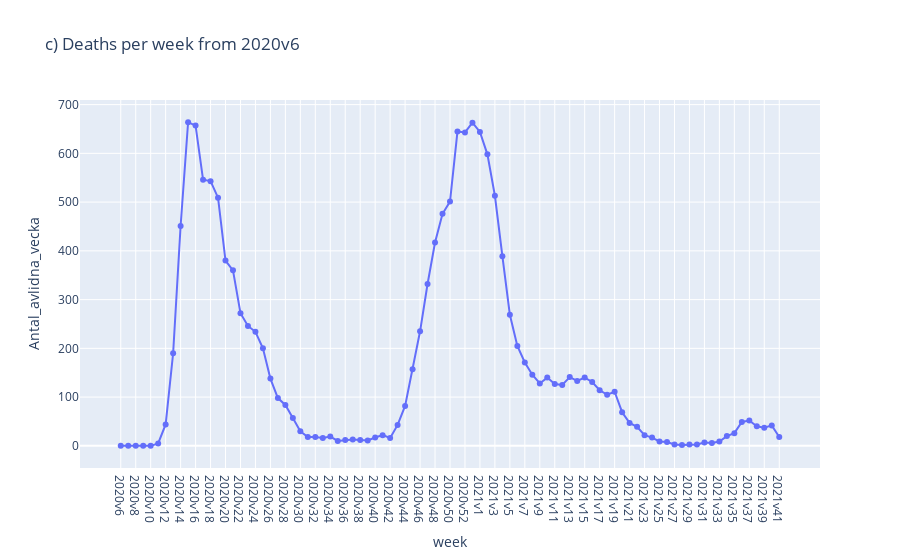

Notebook source saved alongside this figure:
### Code cell
px_line(x="Vecka", y="Antal_avlidna_vecka",title="c) Deaths per week from 2020v6")

### Figure 1 — Plotly figure (JSON) as saved in the notebook; plotly's stock layout.template omitted (floating-point values rounded to 4 significant figures)
{"data": [{"hovertemplate": "week=%{x}<br>Antal_avlidna_vecka=%{y}<extra></extra>", "legendgroup": "", "line": {"color": "#636efa", "dash": "solid"}, "marker": {"symbol": "circle"}, "mode": "markers+lines", "name": "", "orientation": "v", "showlegend": false, "type": "scatter", "x": ["2020v6", "2020v7", "2020v8", "2020v9", "2020v10", "2020v11", "2020v12", "2020v13", "2020v14", "2020v15", "2020v16", "2020v17", "2020v18", "2020v19", "2020v20", "2020v21", "2020v22", "2020v23", "2020v24", "2020v25", "2020v26", "2020v27", "2020v28", "2020v29", "2020v30", "2020v31", "2020v32", "2020v33", "2020v34", "2020v35", "2020v36", "2020v37", "2020v38", "2020v39", "2020v40", "2020v41", "2020v42", "2020v43", "2020v44", "2020v45", "2020v46", "2020v47", "2020v48", "2020v49", "2020v50", "2020v51", "2020v52", "2020v53", "2021v1", "2021v2", "2021v3", "2021v4", "2021v5", "2021v6", "2021v7", "2021v8", "2021v9", "2021v10", "2021v11", "2021v12", "2021v13", "2021v14", "2021v15", "2021v16", "2021v17", "2021v18", "2021v19", "2021v20", "2021v21", "2021v22", "2021v23", "2021v24", "2021v25", "2021v26", "2021v27", "2021v28", "2021v29", "2021v30", "2021v31", "2021v32", "2021v33", "2021v34", "2021v35", "2021v36", "2021v37", "2021v38", "2021v39", "2021v40", "2021v41"], "xaxis": "x", "y": [0, 0, 0, 0, 0, 5, 44, 190, 451, 664, 657, 546, 543, 509, 380, 360, 272, 246, 234, 200, 138, 98, 84, 57, 30, 18, 18, 16, 19, 10, 12, 13, 12, 11, 17, 22, 16, 43, 82, 157, 235, 332, 417, 476, 501, 645, 643, 663, 644, 598, 513, 389, 269, 205, 171, 146, 128, 140, 127, 125, 141, 133, 140, 131, 114, 105, 111, 69, 47, 39, 22, 17, 9, 8, 3, 2, 3, 3, 7, 6, 9, 20, 26, 49, 52, 40, 37, 42, 18], "yaxis": "y"}], "layout": {"hovermode": "x", "legend": {"tracegroupgap": 0}, "title": {"text": "c) Deaths per week from 2020v6"}, "xaxis": {"anchor": "y", "domain": [0, 1], "showspikes": true, "spikecolor": "green", "spikedash": "solid", "spikemode": "across", "spikesnap": "cursor", "title": {"text": "week"}}, "yaxis": {"anchor": "x", "domain": [0, 1], "title": {"text": "Antal_avlidna_vecka"}}}}
